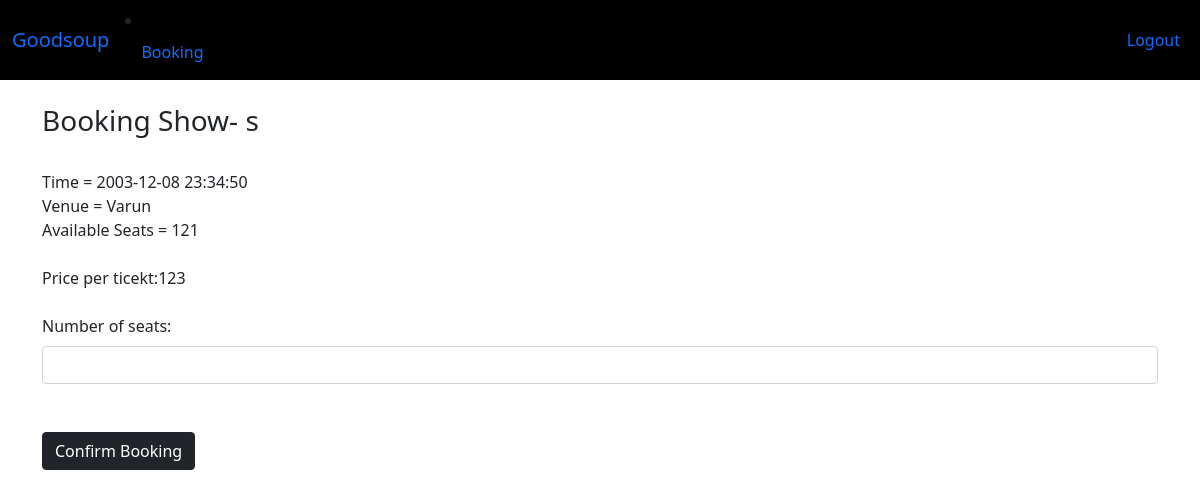
/user-booking/1/1 (signed in), run on an earlier commit of the app's database.
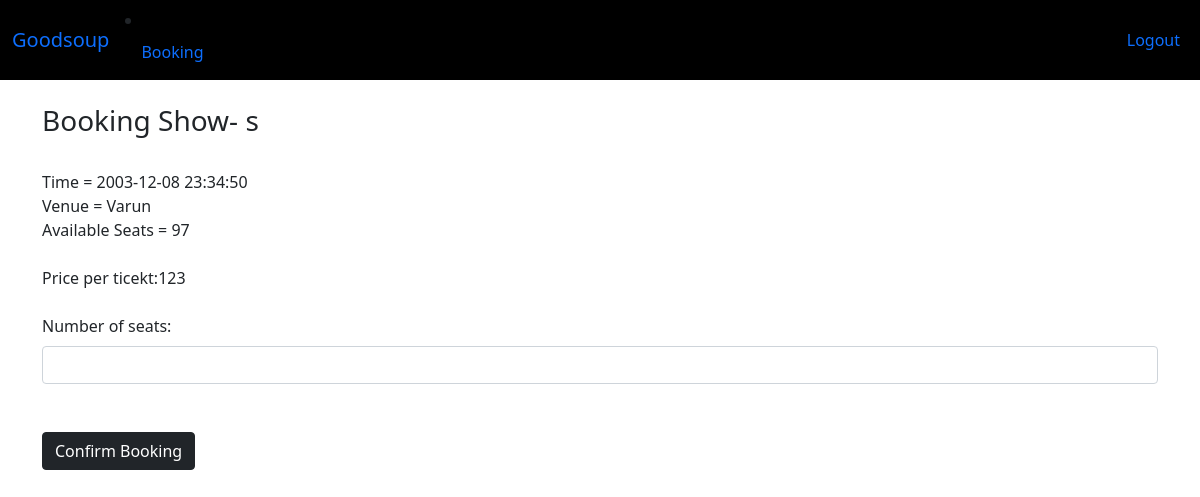
And on a later commit of the database.
### main.py (models this page shows)
class Show(db.Model):
    id = db.Column(db.Integer, primary_key=True)
    venue_id = db.Column(db.Integer, db.ForeignKey('venue.id'))
    name = db.Column(db.String(255), nullable=False)
    rating = db.Column(db.Float, nullable=False)
    tags = db.Column(db.String(255))
    show_timing = db.Column(db.DateTime)
    ticket_price = db.Column(db.Integer,nullable=False)
    available_seats=db.Column(db.Integer,nullable=False)
    date_added = db.Column(db.DateTime, default=datetime.utcnow())

class Venue(db.Model):
    id = db.Column(db.Integer, primary_key=True)
    name = db.Column(db.String(255), nullable=False)
    place = db.Column(db.String(255), nullable=False)
    location = db.Column(db.String(255), nullable=False)
    shows = db.relationship('Show', backref = 'shows')
    Capacity = db.Column(db.Integer, nullable=False)
    date_added = db.Column(db.DateTime, default=datetime.utcnow())

### main.py (the view)
@app.route('/user-booking/<int:venue_id>/<int:show_id>',methods=['GET','POST'])
@login_required
def booking(venue_id,show_id):
    form =bookingForm()
    venue_id=1
    show_id=1
    venue = Venue.query.get_or_404(venue_id)
    show = Show.query.get_or_404(show_id)
    if(form.validate_on_submit() and form.number_of_seats.data <= show.available_seats):
        flash('Booking Confirmed')
        show.available_seats = int(show.available_seats) - int(form.number_of_seats.data)
        db.session.commit()
        return render_template('ticket_confirmation.html',form=form, venue=venue, show=show)
    elif(form.validate_on_submit() and show.available_seats==0):
        flash('Show Houseful')
        return render_template('booking_show.html',show=show,venue=venue,form=form)
    elif(form.validate_on_submit() and show.available_seats<form.number_of_seats.data):
        flash('Enter valid number of seats to confirm booking')
        return render_template('booking_show.html',show=show,venue=venue,form=form)
    return render_template('booking_show.html',show=show,venue=venue,form=form)

### main.py
class bookingForm(FlaskForm):
    number_of_seats = IntegerField('Number of seats: ',validators=[DataRequired()])
    submit=SubmitField("Confirm Booking")

### main.py (called while the page is built)
@userlogin_manager.user_loader
def load_user(user_id):
    return Users.query.filter_by(id=int(user_id)).first()

### templates/booking_show.html (shortened to what this page needs)
{% extends 'baseuser.html' %}
{% block content %}
<h3>
Booking Show- {{ show.name }}
</h3 >
Time = {{ show.show_timing }}
Venue = {{ venue.name }}
Available Seats = {{ show.available_seats }}
Price per ticekt:{{ show.ticket_price }}
<form method="POST">
{{ form.number_of_seats.label(class="form-label") }}
{{ form.number_of_seats(class="form-control")}}
{{form.submit(class="btn btn-dark")}}
</form>
{% endblock %}

### templates/baseuser.html (shortened to what this page needs)
<!doctype html>
<html lang="en">
  <head>
    <link href="https://cdn.jsdelivr.net/npm/bootstrap@5.0.2/dist/css/bootstrap.min.css" rel="stylesheet">
  </head>
  <body>
    {% include 'user_navbar.html' %}
    <br/>
    <div class="container">
    {% block content %}
    {% endblock %}
    </div>
  </body>
</html>

### templates/user_navbar.html (shortened to what this page needs)
<nav class="navbar navbar-expand-lg  bg-body-tertiary", style='background-color: black;'>
    <div class="container-fluid">
      <a class="navbar-brand" href="{{ url_for('home') }}">Goodsoup</a>
      <li class="nav-item">
        <a class="nav-link" href="{{ url_for('booking',venue_id=1,show_id=1) }}">Booking</a>
      </li>
        <ul class="navbar-nav ms-auto mb-2 mb-lg-0">
          <li class="nav-item" >
            <a class="nav-link" href="{{ url_for('user_logout') }}">Logout</a>
          </li>
      </ul>
    </div>
  </nav>

What changed in the data, as far as the page shows it:
changed Show: available_seats "121" → "97"
